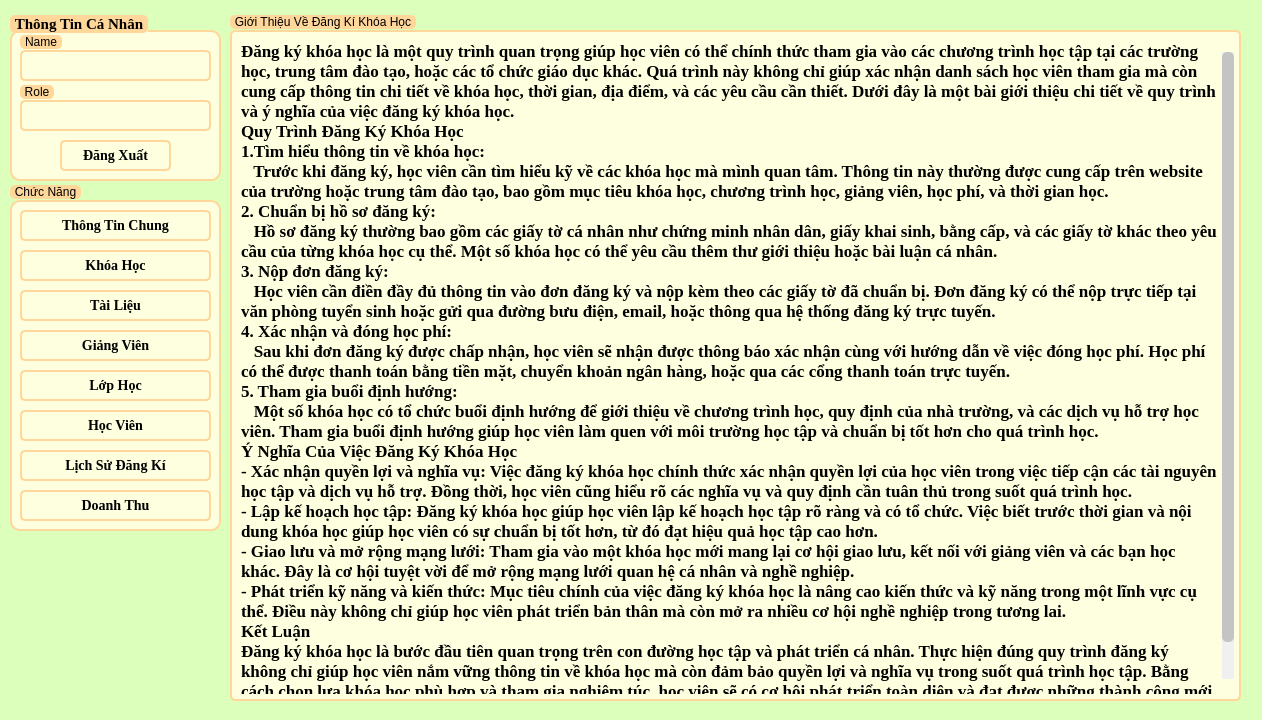
<?xml version="1.0" encoding="UTF-8"?>
<ui version="4.0">
 <class>Guimain</class>
 <widget class="QWidget" name="Guimain">
  <property name="geometry">
   <rect>
    <x>0</x>
    <y>0</y>
    <width>1262</width>
    <height>720</height>
   </rect>
  </property>
  <property name="windowTitle">
   <string>Thông Tin Chung</string>
  </property>
  <property name="styleSheet">
   <string notr="true">/* Global Font */
*{
	font: 700 11pt &quot;Times New Roman&quot;;
}

/* Main Widget Background */
QWidget#Guimain {
    background-color: #DDFFBC;
}

/* LineEdit Styles */
QLineEdit {
    border: 2px solid #FFD79A;
    border-radius: 5px;
    padding: 5px;
    background-color: #FEFFDE;
    font-size: 14px;
}

QLineEdit:focus {
    border: 2px solid #0078d7;
}

/* PushButton Styles */
QPushButton {
    border: 2px solid #FFD79A;
    border-radius: 5px;
    padding: 5px 15px;
    background-color: #FEFFDE;
    color: #000000;
    font-size: 14px;
}

QPushButton:hover {
    background-color: #FFD79A;
}

QPushButton:pressed {
    background-color: #004494;
}

/* TableWidget Styles */
QTableWidget {
    border: 2px solid #c4c4c4;
    border-radius: 5px;
    font-size: 14px;
}

QHeaderView::section {
    background-color: #FFFAC0;
    color: #9DE6E8;
    padding: 5px;
    border: 1px solid #c4c4c4;
}

QTableWidget::item {
    padding: 5px;
}

QTableWidget::item:selected {
    background-color: #FFD79A;
    color: #FFFAC0;
}

QTableWidget::item:hover {
    background-color: #FFD79A;
}

/* ScrollBar Styles */
QScrollBar:vertical {
    border: none;
    background: #f0f0f0;
    width: 12px;
    margin: 15px 0 15px 0;
}

QScrollBar::handle:vertical {
    background: #c4c4c4;
    min-height: 20px;
    border-radius: 5px;
}

QScrollBar::add-line:vertical,
QScrollBar::sub-line:vertical {
    height: 0;
}

QScrollBar::add-page:vertical,
QScrollBar::sub-page:vertical {
    background: none;
}

/* QDateEdit Styles */
QDateEdit {
    border: 2px solid #FFD79A;
    border-radius: 5px;
    padding: 5px;
    background-color: #FEFFDE;
    font-size: 14px;
}

QDateEdit:focus {
    border: 2px solid #0078d7;
}

/* ComboBox Styles */
QComboBox {
    border: 2px solid #FFD79A;
    border-radius: 5px;
    padding: 5px;
    background-color: #FEFFDE;
    font-size: 14px;
    min-width: 6em;
}

QComboBox:focus {
    border: 2px solid #0078d7;
}

QComboBox::drop-down {
    border: none;
}

QComboBox::down-arrow {
    image: url(down_arrow.png); /* Thay đổi icon mũi tên nếu cần */
}

QComboBox::down-arrow:on {
    top: 1px;
    left: 1px;
}

QComboBox QAbstractItemView {
    border: 2px solid #FFD79A;
    border-radius: 5px;
    background-color: #FEFFDE;
    font-size: 14px;
    selection-background-color: #FFD79A;
}

/* TabWidget Styles */
QTabWidget::pane {
    border: 2px solid #FFD79A;
    border-radius: 5px;
    background-color: #FEFFDE;
    padding: 10px;
}

QTabBar::tab {
    background: #FFD79A;
    border: 2px solid #FFD79A;
    border-radius: 5px;
    padding: 10px;
    font-size: 14px;
    min-width: 100px;
}

QTabBar::tab:selected {
    background: #9DE6E8;
    color: #000000;
}

QTabBar::tab:!selected {
    background: #FEFFDE;
    color: #9DE6E8;
}

QTabBar::tab:hover {
    background: #9DE6E8;
    color: #FFFFFF;
}

QTabBar::tab:top:selected {
    border-bottom-color: none;
}

QTabBar::tab:bottom:selected {
    border-top-color: none;
}

QTabBar::tab:left:selected {
    border-right-color: none;
}

QTabBar::tab:right:selected {
    border-left-color: none;
}
/* PlainTextEdit Styles */
QPlainTextEdit {
    border: 2px solid #FFD79A;
    border-radius: 5px;
    padding: 5px;
    background-color: #FEFFDE;
    font-size: 13pt; /* Tăng cỡ chữ lên 16pt */
    color: #000000; /* Màu chữ đen */
}

QPlainTextEdit:focus {
    border: 2px solid #0078d7;
}
/* GroupBox Styles */
QGroupBox {
    border: 2px solid #FFD79A;
    border-radius: 10px;
    margin-top: 20px;
    background-color: #FEFFDE;
    padding: 10px;
}

QGroupBox::title {
    subcontrol-origin: margin;
    subcontrol-position: top left;
	top: 5px;
    padding: 0 3px;
    background-color: #FFD79A;
    border-radius: 5px;
    color: #000000;
    font-size: 14pt;
    font-weight: bold;
}
</string>
  </property>
  <widget class="QGroupBox" name="groupBox_2">
   <property name="enabled">
    <bool>true</bool>
   </property>
   <property name="geometry">
    <rect>
     <x>10</x>
     <y>10</y>
     <width>211</width>
     <height>171</height>
    </rect>
   </property>
   <property name="font">
    <font>
     <family>Times New Roman</family>
     <pointsize>11</pointsize>
     <italic>false</italic>
     <bold>true</bold>
    </font>
   </property>
   <property name="title">
    <string>Thông Tin Cá Nhân</string>
   </property>
   <widget class="QPushButton" name="btn_dangxuat">
    <property name="geometry">
     <rect>
      <x>50</x>
      <y>130</y>
      <width>111</width>
      <height>31</height>
     </rect>
    </property>
    <property name="font">
     <font>
      <family>Times New Roman</family>
      <pointsize>-1</pointsize>
      <italic>false</italic>
      <bold>true</bold>
      <underline>false</underline>
      <strikeout>false</strikeout>
     </font>
    </property>
    <property name="styleSheet">
     <string notr="true"/>
    </property>
    <property name="text">
     <string>Đăng Xuất</string>
    </property>
   </widget>
   <widget class="QGroupBox" name="groupBox_3">
    <property name="geometry">
     <rect>
      <x>10</x>
      <y>70</y>
      <width>191</width>
      <height>51</height>
     </rect>
    </property>
    <property name="title">
     <string>Role</string>
    </property>
    <widget class="QLineEdit" name="infor_role">
     <property name="enabled">
      <bool>false</bool>
     </property>
     <property name="geometry">
      <rect>
       <x>0</x>
       <y>20</y>
       <width>191</width>
       <height>31</height>
      </rect>
     </property>
    </widget>
   </widget>
   <widget class="QGroupBox" name="groupBox_4">
    <property name="geometry">
     <rect>
      <x>10</x>
      <y>20</y>
      <width>191</width>
      <height>51</height>
     </rect>
    </property>
    <property name="layoutDirection">
     <enum>Qt::LeftToRight</enum>
    </property>
    <property name="autoFillBackground">
     <bool>false</bool>
    </property>
    <property name="title">
     <string>Name</string>
    </property>
    <widget class="QLineEdit" name="infor_username">
     <property name="enabled">
      <bool>false</bool>
     </property>
     <property name="geometry">
      <rect>
       <x>0</x>
       <y>20</y>
       <width>191</width>
       <height>31</height>
      </rect>
     </property>
    </widget>
   </widget>
  </widget>
  <widget class="QGroupBox" name="groupBox">
   <property name="geometry">
    <rect>
     <x>230</x>
     <y>10</y>
     <width>1011</width>
     <height>691</height>
    </rect>
   </property>
   <property name="title">
    <string>Giới Thiệu Về Đăng Kí Khóa Học</string>
   </property>
   <widget class="QPlainTextEdit" name="plainTextEdit">
    <property name="enabled">
     <bool>false</bool>
    </property>
    <property name="geometry">
     <rect>
      <x>0</x>
      <y>20</y>
      <width>1011</width>
      <height>671</height>
     </rect>
    </property>
    <property name="font">
     <font>
      <family>Times New Roman</family>
      <pointsize>13</pointsize>
      <italic>false</italic>
      <bold>true</bold>
     </font>
    </property>
    <property name="plainText">
     <string>Đăng ký khóa học là một quy trình quan trọng giúp học viên có thể chính thức tham gia vào các chương trình học tập tại các trường học, trung tâm đào tạo, hoặc các tổ chức giáo dục khác. Quá trình này không chỉ giúp xác nhận danh sách học viên tham gia mà còn cung cấp thông tin chi tiết về khóa học, thời gian, địa điểm, và các yêu cầu cần thiết. Dưới đây là một bài giới thiệu chi tiết về quy trình và ý nghĩa của việc đăng ký khóa học.
Quy Trình Đăng Ký Khóa Học
1.Tìm hiểu thông tin về khóa học:
   Trước khi đăng ký, học viên cần tìm hiểu kỹ về các khóa học mà mình quan tâm. Thông tin này thường được cung cấp trên website của trường hoặc trung tâm đào tạo, bao gồm mục tiêu khóa học, chương trình học, giảng viên, học phí, và thời gian học.
2. Chuẩn bị hồ sơ đăng ký:
   Hồ sơ đăng ký thường bao gồm các giấy tờ cá nhân như chứng minh nhân dân, giấy khai sinh, bằng cấp, và các giấy tờ khác theo yêu cầu của từng khóa học cụ thể. Một số khóa học có thể yêu cầu thêm thư giới thiệu hoặc bài luận cá nhân.
3. Nộp đơn đăng ký:
   Học viên cần điền đầy đủ thông tin vào đơn đăng ký và nộp kèm theo các giấy tờ đã chuẩn bị. Đơn đăng ký có thể nộp trực tiếp tại văn phòng tuyển sinh hoặc gửi qua đường bưu điện, email, hoặc thông qua hệ thống đăng ký trực tuyến.
4. Xác nhận và đóng học phí:
   Sau khi đơn đăng ký được chấp nhận, học viên sẽ nhận được thông báo xác nhận cùng với hướng dẫn về việc đóng học phí. Học phí có thể được thanh toán bằng tiền mặt, chuyển khoản ngân hàng, hoặc qua các cổng thanh toán trực tuyến.
5. Tham gia buổi định hướng:
   Một số khóa học có tổ chức buổi định hướng để giới thiệu về chương trình học, quy định của nhà trường, và các dịch vụ hỗ trợ học viên. Tham gia buổi định hướng giúp học viên làm quen với môi trường học tập và chuẩn bị tốt hơn cho quá trình học.
Ý Nghĩa Của Việc Đăng Ký Khóa Học
- Xác nhận quyền lợi và nghĩa vụ: Việc đăng ký khóa học chính thức xác nhận quyền lợi của học viên trong việc tiếp cận các tài nguyên học tập và dịch vụ hỗ trợ. Đồng thời, học viên cũng hiểu rõ các nghĩa vụ và quy định cần tuân thủ trong suốt quá trình học.
- Lập kế hoạch học tập: Đăng ký khóa học giúp học viên lập kế hoạch học tập rõ ràng và có tổ chức. Việc biết trước thời gian và nội dung khóa học giúp học viên có sự chuẩn bị tốt hơn, từ đó đạt hiệu quả học tập cao hơn.
- Giao lưu và mở rộng mạng lưới: Tham gia vào một khóa học mới mang lại cơ hội giao lưu, kết nối với giảng viên và các bạn học khác. Đây là cơ hội tuyệt vời để mở rộng mạng lưới quan hệ cá nhân và nghề nghiệp.
- Phát triển kỹ năng và kiến thức: Mục tiêu chính của việc đăng ký khóa học là nâng cao kiến thức và kỹ năng trong một lĩnh vực cụ thể. Điều này không chỉ giúp học viên phát triển bản thân mà còn mở ra nhiều cơ hội nghề nghiệp trong tương lai.
Kết Luận
Đăng ký khóa học là bước đầu tiên quan trọng trên con đường học tập và phát triển cá nhân. Thực hiện đúng quy trình đăng ký không chỉ giúp học viên nắm vững thông tin về khóa học mà còn đảm bảo quyền lợi và nghĩa vụ trong suốt quá trình học tập. Bằng cách chọn lựa khóa học phù hợp và tham gia nghiêm túc, học viên sẽ có cơ hội phát triển toàn diện và đạt được những thành công mới trong sự nghiệp và cuộc sống.</string>
    </property>
   </widget>
  </widget>
  <widget class="QGroupBox" name="groupBox_5">
   <property name="geometry">
    <rect>
     <x>10</x>
     <y>180</y>
     <width>211</width>
     <height>351</height>
    </rect>
   </property>
   <property name="title">
    <string>Chức Năng</string>
   </property>
   <widget class="QPushButton" name="btn_doanhthu">
    <property name="geometry">
     <rect>
      <x>10</x>
      <y>310</y>
      <width>191</width>
      <height>31</height>
     </rect>
    </property>
    <property name="font">
     <font>
      <family>Times New Roman</family>
      <pointsize>-1</pointsize>
      <italic>false</italic>
      <bold>true</bold>
      <underline>false</underline>
      <strikeout>false</strikeout>
     </font>
    </property>
    <property name="text">
     <string>Doanh Thu</string>
    </property>
   </widget>
   <widget class="QPushButton" name="btn_lichsudangki">
    <property name="geometry">
     <rect>
      <x>10</x>
      <y>270</y>
      <width>191</width>
      <height>31</height>
     </rect>
    </property>
    <property name="font">
     <font>
      <family>Times New Roman</family>
      <pointsize>-1</pointsize>
      <italic>false</italic>
      <bold>true</bold>
      <underline>false</underline>
      <strikeout>false</strikeout>
     </font>
    </property>
    <property name="text">
     <string>Lịch Sử Đăng Kí</string>
    </property>
   </widget>
   <widget class="QPushButton" name="btn_tailieu">
    <property name="enabled">
     <bool>true</bool>
    </property>
    <property name="geometry">
     <rect>
      <x>10</x>
      <y>110</y>
      <width>191</width>
      <height>31</height>
     </rect>
    </property>
    <property name="font">
     <font>
      <family>Times New Roman</family>
      <pointsize>-1</pointsize>
      <italic>false</italic>
      <bold>true</bold>
      <underline>false</underline>
      <strikeout>false</strikeout>
     </font>
    </property>
    <property name="text">
     <string>Tài Liệu</string>
    </property>
   </widget>
   <widget class="QPushButton" name="btn_hocvien">
    <property name="geometry">
     <rect>
      <x>10</x>
      <y>230</y>
      <width>191</width>
      <height>31</height>
     </rect>
    </property>
    <property name="font">
     <font>
      <family>Times New Roman</family>
      <pointsize>-1</pointsize>
      <italic>false</italic>
      <bold>true</bold>
      <underline>false</underline>
      <strikeout>false</strikeout>
     </font>
    </property>
    <property name="text">
     <string>Học Viên</string>
    </property>
   </widget>
   <widget class="QPushButton" name="btn_lophoc">
    <property name="geometry">
     <rect>
      <x>10</x>
      <y>190</y>
      <width>191</width>
      <height>31</height>
     </rect>
    </property>
    <property name="font">
     <font>
      <family>Times New Roman</family>
      <pointsize>-1</pointsize>
      <italic>false</italic>
      <bold>true</bold>
      <underline>false</underline>
      <strikeout>false</strikeout>
     </font>
    </property>
    <property name="text">
     <string>Lớp Học</string>
    </property>
   </widget>
   <widget class="QPushButton" name="btn_giangvien">
    <property name="geometry">
     <rect>
      <x>10</x>
      <y>150</y>
      <width>191</width>
      <height>31</height>
     </rect>
    </property>
    <property name="font">
     <font>
      <family>Times New Roman</family>
      <pointsize>-1</pointsize>
      <italic>false</italic>
      <bold>true</bold>
      <underline>false</underline>
      <strikeout>false</strikeout>
     </font>
    </property>
    <property name="text">
     <string>Giảng Viên</string>
    </property>
   </widget>
   <widget class="QPushButton" name="btn_thongtinchung">
    <property name="enabled">
     <bool>false</bool>
    </property>
    <property name="geometry">
     <rect>
      <x>10</x>
      <y>30</y>
      <width>191</width>
      <height>31</height>
     </rect>
    </property>
    <property name="font">
     <font>
      <family>Times New Roman</family>
      <pointsize>-1</pointsize>
      <italic>false</italic>
      <bold>true</bold>
      <underline>false</underline>
      <strikeout>false</strikeout>
     </font>
    </property>
    <property name="text">
     <string>Thông Tin Chung</string>
    </property>
   </widget>
   <widget class="QPushButton" name="btn_khoahoc">
    <property name="enabled">
     <bool>true</bool>
    </property>
    <property name="geometry">
     <rect>
      <x>10</x>
      <y>70</y>
      <width>191</width>
      <height>31</height>
     </rect>
    </property>
    <property name="font">
     <font>
      <family>Times New Roman</family>
      <pointsize>-1</pointsize>
      <italic>false</italic>
      <bold>true</bold>
      <underline>false</underline>
      <strikeout>false</strikeout>
     </font>
    </property>
    <property name="text">
     <string>Khóa Học</string>
    </property>
   </widget>
  </widget>
 </widget>
 <resources/>
 <connections/>
</ui>
